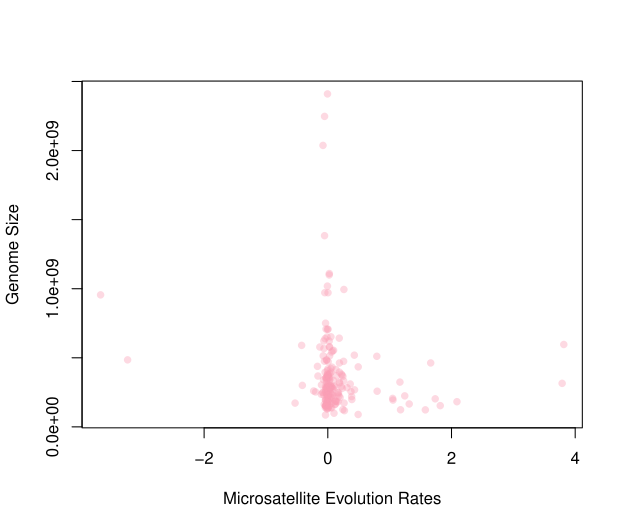

This chart was generated by the following R code:
library(geiger)
library(phylolm)

#read in csv with rates of evolution
rates <- read.csv("../analyses/tip.rates/tip.rates.csv",
                  row.names = 1)

#store the average rate in a named vector by species name
rates.species <- rates$Average
names(rates.species) <- row.names(rates)


#read in nmicrosatellite data
str <- read.csv("../data/traits/micro.vs.chrom.csv")
str <- str[,1:3]
str$rates <- NA
str$species <- gsub(pattern = " ", replacement = "_", str$species)

#fix the names in the data that are different from the trees
str$species <- sub(pattern = "Harpergnathos_saltator", 
                   replacement = "Harpegnathos_saltator", str$species)
str$species <- gsub(pattern = "helicoverpa_zea", 
                    replacement = "Helicoverpa_zea", str$species)
str$species <- gsub(pattern = "papilio_polytes", 
                    replacement = "Papilio_polytes", str$species)
str$species <- gsub(pattern = "Pogomyrmex_barbatus", 
                   replacement = "Pogonomyrmex_barbatus", str$species)
str$species <- gsub(pattern = "Scaptodrosophila_lebanonesis", 
                    replacement = "Scaptodrosophila_lebanonensis", str$species)



row.names(str) <- str$species
for(i in 1:nrow(str)){
    hit <- which(names(rates.species) == str$species[i])[1]
    #fill in rates for those species that have a match in species column 
    str$rates[i] <- rates.species[hit]
}

#clean environment
rm(list = c("rates", "hit", "i", "rates.species"))

#read in trees
trees <- read.nexus("../data/trees/post.nex")


#loops through the 100 posterior distribution trees and determines the data
#necessary for the p-value
pvals.rates <- c()
for(i in 1:100){
  #stores tree number
  tree.test <- trees[[i]]
  #matches species within the dataset and the tree
  foo <- treedata(phy = tree.test, data=str)
  #stores current trees data
  tree.cur <- foo[[1]]
  #stores p-value on phylolm analysis
  pvals.rates[i] <- summary(phylolm(gsz ~ rates, 
                                    data = str, 
                                    phy = tree.cur, 
                                    model = "BM",
                                    boot = 100))$coefficients[2,6]
}

#write the results into a file
write.csv(pvals.rates, "gsz.rate.pvals.csv")

#plot the microsatellite evolution rates and genome size
plot(str$gsz~str$rates,
     xlab = "Microsatellite Evolution Rates",
     ylab = "Genome Size",
     pch = 16, 
     col = rgb(250, 159, 181, 100,
               maxColorValue = 255))

#export as pdf 4.3" x 4.3"
